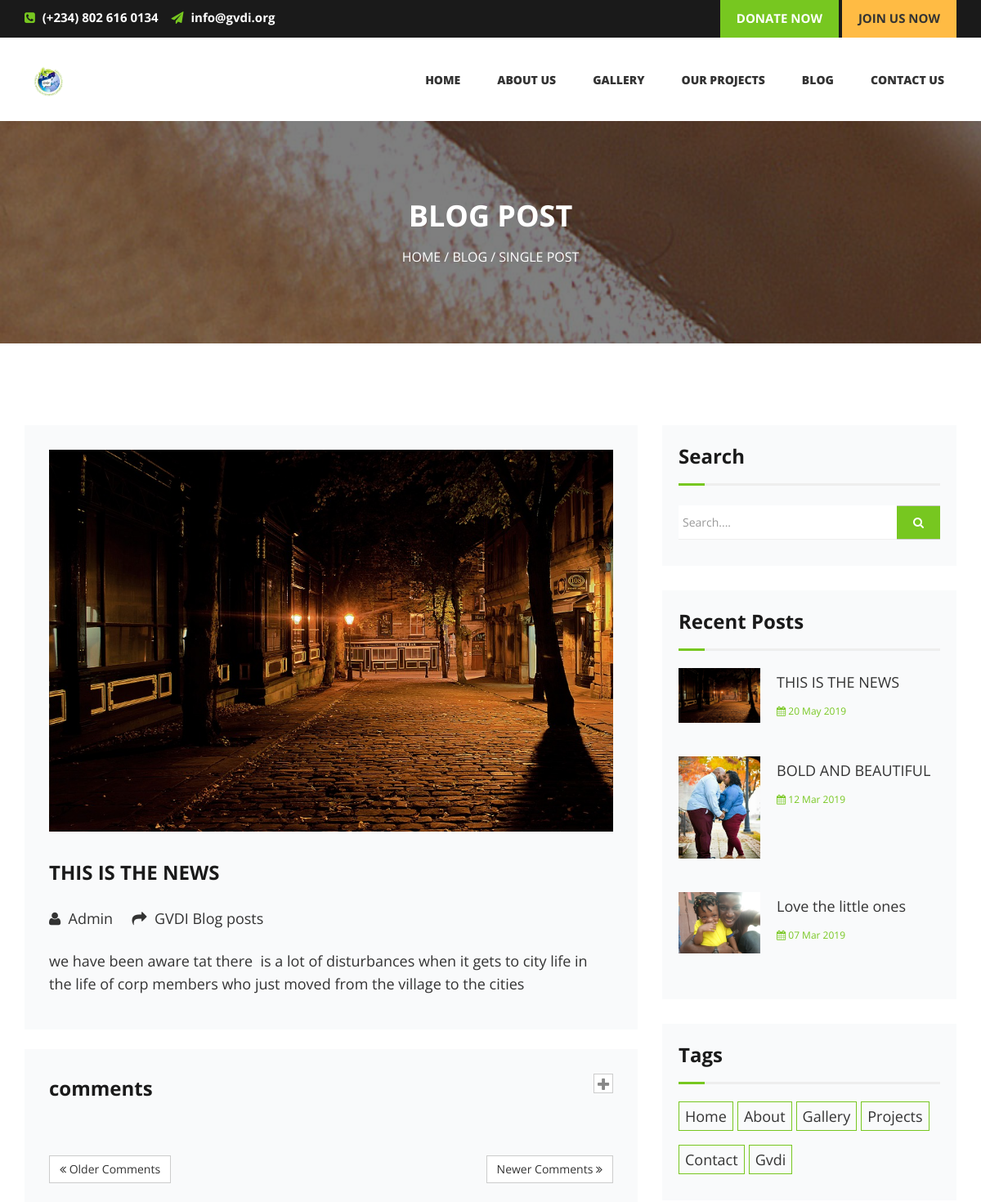
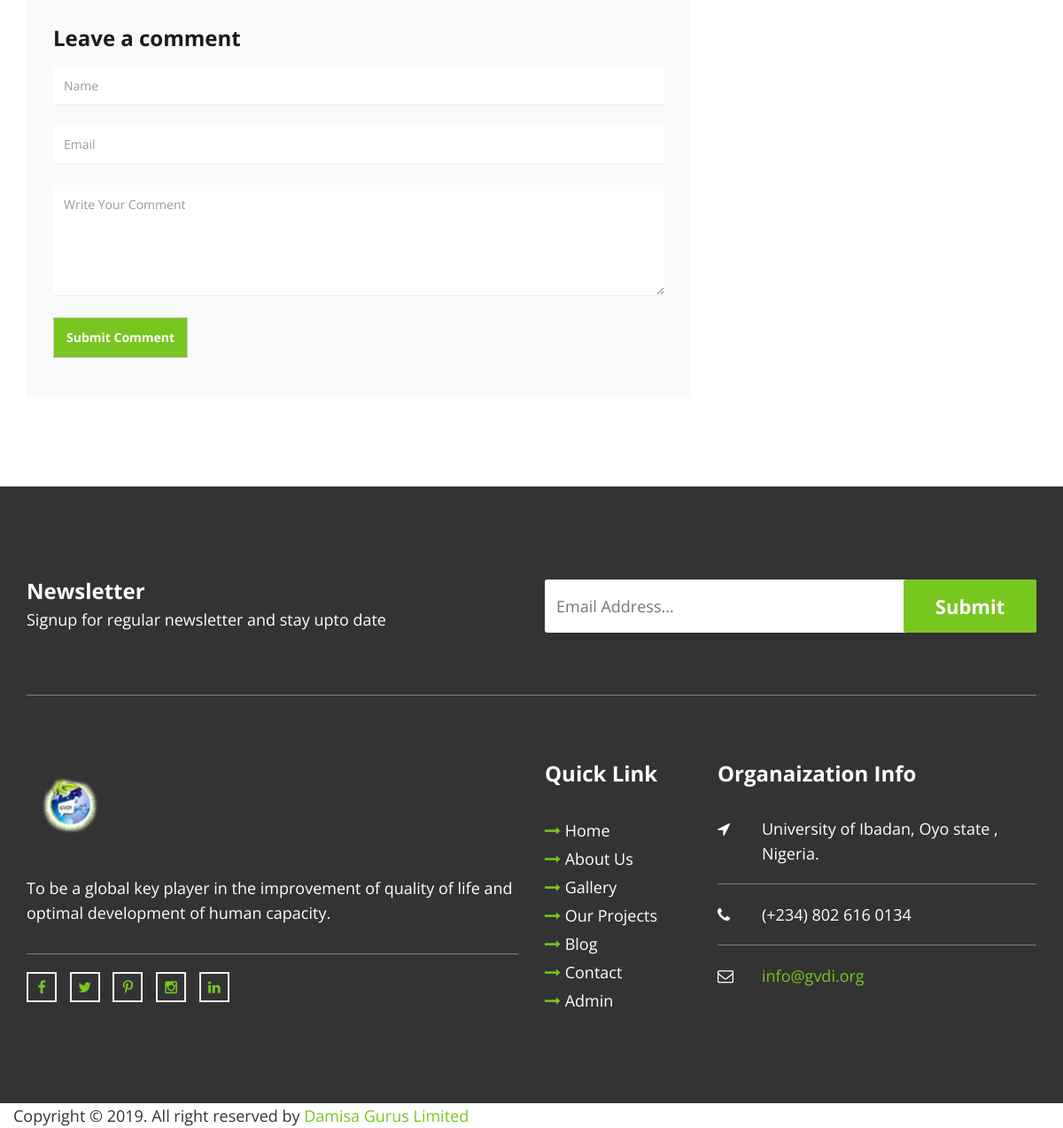
The page /blog-details.php?id=15 on the database its author committed (2 pictures, top to bottom).
### tables this page shows
CREATE TABLE `blog_table` (
  `id` int(11) NOT NULL,
  `blog_title` text NOT NULL,
  `blog_details` text NOT NULL,
  `blog_img` varchar(500) NOT NULL,
  `date` varchar(70) NOT NULL
);

### blog-details.php (the view, shortened to what this page needs)
<?php
include("admin/connection.php");
if (isset($_GET['id'])) {
  $newid= $_GET['id'];
}
?>
<!DOCTYPE html>
 <html lang="en">
<head>
        <link rel="stylesheet" href="css/bootstrap.min.css" />
        <link href="css/font-awesome.min.css" rel="stylesheet" type="text/css" >
        <link href="css/animate.css" rel="stylesheet" type="text/css" >
        <link href="css/owl.carousel.css" rel="stylesheet" type="text/css" >
        <link href="css/venobox.css" rel="stylesheet" type="text/css" >
        <link rel="stylesheet" href="css/styles.css" />
    <body>
        <header class="main-header clearfix">
            <div class="top-bar">
                <div class="container">
                    <div class="row clearfix">
                        <div class="col-md-6 col-sm-12">
                            <span class="top-phone-no">
                                <i class="fa fa-phone-square"></i>
                               (+234) 802 616 0134
                            </span>
                            <span class="top-email-info">
                                <i class="fa fa-paper-plane"></i>
                                <a href="#">info@gvdi.org</a>
                            </span>
                        </div>
                        <div class="col-md-6 col-sm-12 text-right hidden-xs top-donation-btn-container">
                            <a href="#" title="Donate Now" class="btn top-donate-btn" >Donate Now</a>
                            <a href="#" title="Join Now" class="btn top-join-btn" >Join Us Now</a>
                        </div>
                    </div>
                </div>
            </div>
              <?php include("header.php"); ?>
        </header>
        <section class="page-header" data-stellar-background-ratio="0.1">
            <div class="container">
                <div class="row">
                    <div class="col-sm-12 text-center">
                        <h3>
                            Blog Post
                        </h3>
                        <p class="page-breadcrumb">
                            <a href="index.php">Home</a> / <a href="blog.php">Blog</a> / Single Post
                        </p>
                    </div>
                </div>
            </div>
        </section>
        <?php
                $query= "SELECT *  FROM blog_table WHERE id ='".$newid."'  ";
                $run=mysqli_query($conn,$query);
                $fetch= mysqli_fetch_array($run);
              if ($fetch) {
                ?>
        <section class="section-content-block">
            <div class="container">
                    <div class="row">
                        <div class="col-md-8 col-sm-12">
                            <article class="post single-post-inner">
                                <div class="post-inner-featured-content">
                                    <img alt="" src="admin/gallery/<?php echo $fetch["blog_img"]; ?>">
                                 </div>
                                <div class="single-post-inner-title">
                                     <h2><?php echo $fetch['blog_title']; ?></h2>
                                     <p class="single-post-meta"><i class="fa fa-user"></i>&nbsp; Admin &nbsp; &nbsp; <i class="fa fa-share"></i>&nbsp; GVDI Blog posts</p>
                                 </div>
                                <div class="single-post-inner-content">
                                     <p><?php echo $fetch['blog_details']; ?></p>
                                 </div>
                            </article>
                            <div class="comments-area" id="comments">
                                <a href="#respond" class="article-add-comments"><i class="fa fa-plus"></i></a>
                                <div class="topic-bold-header clearfix">
                                    <h4>comments</h4>
                                </div>
                                <div class="comments-nav-section clearfix">
                                    <a href="#" class="btn btn-primary fr">Newer Comments <i class="fa fa-angle-double-right"></i></a>
                                    <a href="#" class="btn btn-primary"><i class="fa fa-angle-double-left"></i> Older Comments</a>
                                </div>
                                <div id="respond">
                                    <div class="topic-bold-header clearfix">
                                        <h4>Leave a comment</h4>
                                    </div>
                                    <form role="form" action="#" method="post" id="comment-form">
                                        <div class="form-group">
                                            <input type="text" class="form-control" name="name" placeholder="Name">
                                        </div>
                                        <div class="form-group">
                                            <input type="email" class="form-control" name="email" placeholder="Email">
                                        </div>
                                        <div class="form-group">
                                            <textarea class="form-control" rows="5" name="message" placeholder="Write Your Comment"></textarea>
                                        </div>
                                        <div class="form-group">
                                            <button type="submit" name="submit" class="btn btn-custom">Submit Comment</button>
                                        </div>
                                    </form>
                                </div>
                            </div>
                        </div>
                        <div class="col-md-4 col-sm-12">
                            <div class="widget site-sidebar">
                                <h2 class="widget-title">Search</h2>
                                <form action="https://templates.bwlthemes.com/wish-charity/index.html" id="search-form" class="search-form" role="form" method="get">
                                    <div class="input-group">
                                        <input type="text" class="form-control" placeholder="Search....">
                                        <span class="input-group-addon"><i class="fa fa-search"></i></span>
                                    </div>
                                </form>
                            </div>
                            <div class="widget site-sidebar">
                                <h2 class="widget-title">Recent Posts</h2>
                                 <?php
                $sql= "SELECT *  FROM blog_table ORDER BY id  DESC LIMIT 3";
                $run5=mysqli_query($conn,$sql);
                 while ($fetch1= mysqli_fetch_array($run5) ) {
                 $me= $fetch1["blog_img"];
                 $id2=$fetch1["id"];
                ?>
                                <div class="single-recent-post">
                                <img alt="" class="single-post-thumb" src="admin/gallery/<?php  echo $me; ?>">
                                    <a href="#"> <?php $title=$fetch1['blog_title']; ?>
                                    <?php echo "<a href='blog-details.php?id=$id2'> $title </a>"; ?> </a>
                                    <span><i class="fa fa-calendar icon-color"></i>&nbsp;<?php  echo $fetch1['date']; ?></span>
                                </div>
                                    <?php } ?>
                            </div>
                            <div class="widget site-sidebar">
                                <h2 class="widget-title">Tags</h2>
                                <ul class="widget-recent-tags clearfix">
                                    <li>
                                        <a href="index.php" title="">Home</a>
                                    </li>
                                    <li>
                                        <a href="about.php" title="">About</a>
                                    </li>
                                    <li>
                                        <a href="gallery.php" title="">Gallery</a>
                                    </li>
                                    <li>
                                        <a href="causes.php" title="">Projects</a>
                                    </li>
                                    <li>
                                        <a href="contact.php" title="">Contact</a>
                                    </li>
                                    <li>
                                        <a href="#" title="">Gvdi </a>
                                    </li>
                                </ul>
                            </div>
                        </div>
                    </div>
            </div>
        </section>
       <?php }else{
          echo "<div class='alert alert-warning duke'>
  <strong>SORRY!</strong> The Page You have requested does not exist
</div>";
       }
       ?>
       <?php include('footer.php'); ?>
   </body>
</html>

### rows shown on the page
blog_table: blog_img (picture), blog_title "THIS IS THE NEWS", blog_details "we have been aware tat there is a lot of disturbances when it gets to city life in the life of corp members who just moved from the village to the cities", date "20 May 2019"
blog_table: blog_img (picture), blog_title "BOLD AND BEAUTIFUL", date "12 Mar 2019"
blog_table: blog_img (picture), blog_title "Love the little ones", date "07 Mar 2019"
